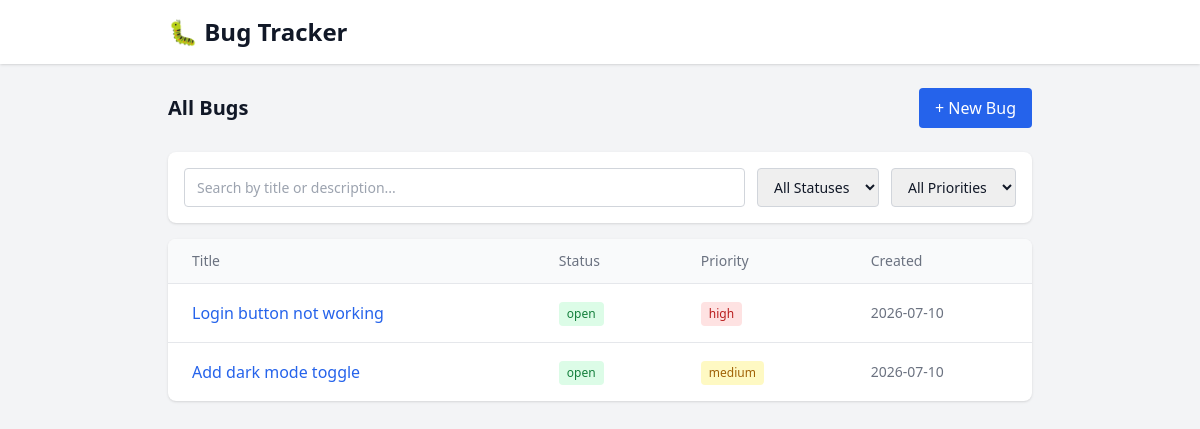
The page / on the database its author committed.
### tables this page shows
CREATE TABLE bugs (
            id          INTEGER PRIMARY KEY AUTOINCREMENT,
            title       TEXT NOT NULL,
            description TEXT,
            status      TEXT DEFAULT 'open',
            priority    TEXT DEFAULT 'medium',
            created_at  TIMESTAMP DEFAULT CURRENT_TIMESTAMP,
            updated_at  TIMESTAMP DEFAULT CURRENT_TIMESTAMP
        );

### app.py (the view)
@app.route("/")
def index():
    status = request.args.get("status", "").strip()
    priority = request.args.get("priority", "").strip()
    search = request.args.get("search", "").strip()
    bugs = get_all_bugs(status=status or None, priority=priority or None, search=search or None)
    return render_template("index.html", bugs=bugs)

### db.py (called while the page is built)
def get_connection():
    conn = sqlite3.connect(DB_NAME)
    conn.row_factory = sqlite3.Row
    return conn

def get_all_bugs(status=None, priority=None, search=None):
    conn = get_connection()
    query = "SELECT * FROM bugs WHERE 1=1"
    params = []
    if status:
        query += " AND status = ?"
        params.append(status)
    if priority:
        query += " AND priority = ?"
        params.append(priority)
    if search:
        query += " AND (title LIKE ? OR description LIKE ?)"
        like = f"%{search}%"
        params.extend([like, like])
    query += " ORDER BY created_at DESC"
    bugs = conn.execute(query, params).fetchall()
    conn.close()
    return bugs

### templates/index.html (shortened to what this page needs)
{% extends "base.html" %}
{% block content %}
    <div class="flex justify-between items-center mb-6">
        <h2 class="text-xl font-semibold">All Bugs</h2>
        <a href="/new" class="bg-blue-600 text-white px-4 py-2 rounded hover:bg-blue-700 transition">
            + New Bug
        </a>
    </div>
    <div class="bg-white rounded-lg shadow p-4 mb-4 flex flex-col sm:flex-row gap-3">
        <input
            type="text"
            name="search"
            placeholder="Search by title or description..."
            value="{{ request.args.get('search', '') }}"
            class="flex-1 border border-gray-300 rounded px-3 py-2 text-sm focus:outline-none focus:ring-2 focus:ring-blue-500"
            hx-get="/"
            hx-trigger="keyup changed delay:200ms"
            hx-target="#bug-table"
            hx-include="[name='status'],[name='priority']"
        />
        <select
            name="status"
            class="border border-gray-300 rounded px-3 py-2 text-sm focus:outline-none focus:ring-2 focus:ring-blue-500"
            hx-get="/"
            hx-trigger="change"
            hx-target="#bug-table"
            hx-include="[name='search'],[name='priority']"
        >
            <option value="">All Statuses</option>
        </select>
        <select
            name="priority"
            class="border border-gray-300 rounded px-3 py-2 text-sm focus:outline-none focus:ring-2 focus:ring-blue-500"
            hx-get="/"
            hx-trigger="change"
            hx-target="#bug-table"
            hx-include="[name='search'],[name='status']"
        >
            <option value="">All Priorities</option>
        </select>
    </div>
    <div id="bug-table">
        {% if bugs %}
            <div class="bg-white rounded-lg shadow overflow-hidden">
                <table class="w-full">
                    <thead class="bg-gray-50 border-b">
                        <tr>
                            <th class="text-left px-6 py-3 text-sm font-medium text-gray-500">Title</th>
                            <th class="text-left px-6 py-3 text-sm font-medium text-gray-500">Status</th>
                            <th class="text-left px-6 py-3 text-sm font-medium text-gray-500">Priority</th>
                            <th class="text-left px-6 py-3 text-sm font-medium text-gray-500">Created</th>
                        </tr>
                    </thead>
                    <tbody>
                        {% for bug in bugs %}
                            <tr class="border-b last:border-0 hover:bg-gray-50">
                                <td class="px-6 py-4">
                                    <a href="/bug/{{ bug.id }}" class="text-blue-600 hover:underline font-medium">
                                        {{ bug.title }}
                                    </a>
                                </td>
                                <td class="px-6 py-4">
                                    <span class="inline-block px-2 py-1 text-xs font-medium rounded
                                        {% if bug.status == 'open' %}bg-green-100 text-green-700
                                        {% elif bug.status == 'in-progress' %}bg-yellow-100 text-yellow-700
                                        {% else %}bg-gray-100 text-gray-700{% endif %}">
                                        {{ bug.status }}
                                    </span>
                                </td>
                                <td class="px-6 py-4">
                                    <span class="inline-block px-2 py-1 text-xs font-medium rounded
                                        {% if bug.priority == 'high' %}bg-red-100 text-red-700
                                        {% elif bug.priority == 'medium' %}bg-yellow-100 text-yellow-700
                                        {% else %}bg-blue-100 text-blue-700{% endif %}">
                                        {{ bug.priority }}
                                    </span>
                                </td>
                                <td class="px-6 py-4 text-sm text-gray-500">
                                    {{ bug.created_at[:10] }}
                                </td>
                            </tr>
                        {% endfor %}
                    </tbody>
                </table>
            </div>
        {% else %}
            <div class="bg-white rounded-lg shadow p-8 text-center">
                <p class="text-gray-500">No bugs match your filters.</p>
            </div>
        {% endif %}
    </div>
{% endblock %}

### rows shown on the page
bugs: title "Login button not working", status "open", priority "high", created_at "2026-07-10"
bugs: title "Add dark mode toggle", status "open", priority "medium", created_at "2026-07-10"
